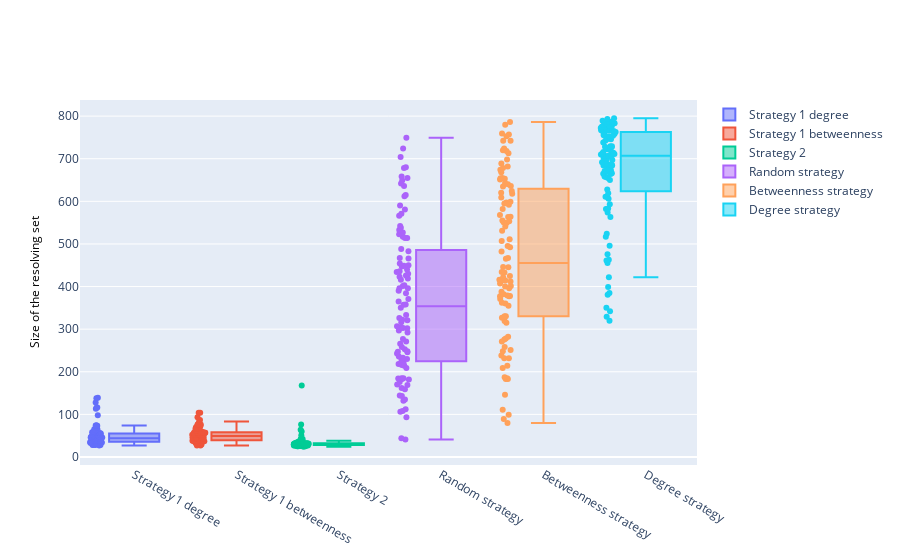

Notebook cell for this chart:
### Code cell
fig = go.Figure()

for group, values in dict_result_real.items():
    fig.add_trace(go.Box(y=values, name=group, boxpoints='all'))

    
fig.update_layout(
    yaxis=dict(
        title="Size of the resolving set",
        titlefont=dict(size=12, color='black')
    )
)
fig.show()
